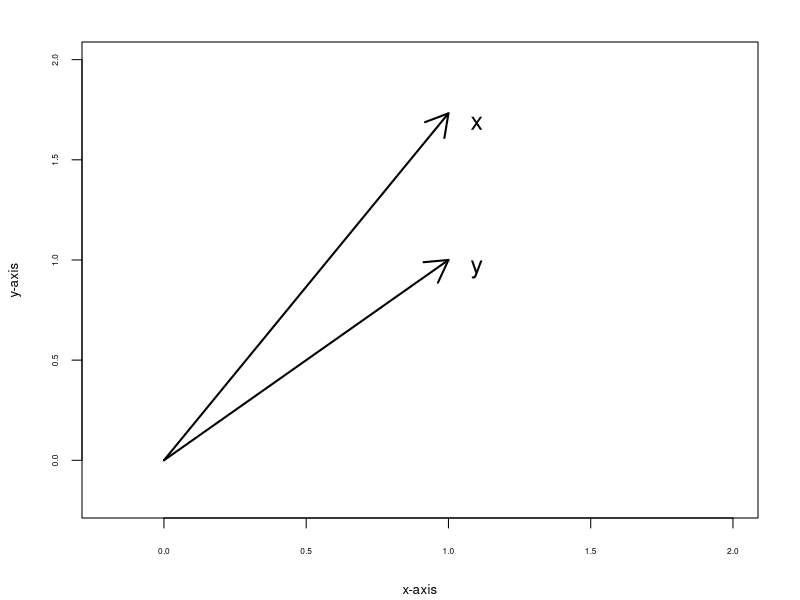
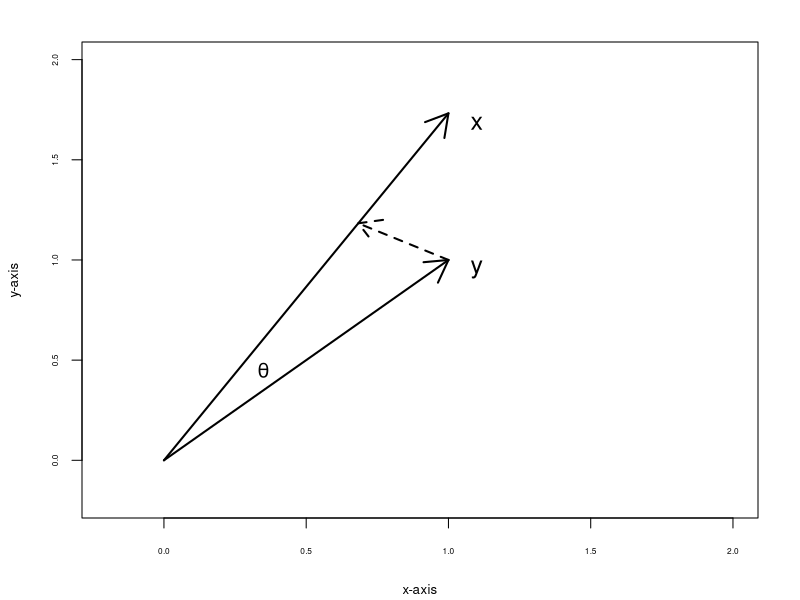
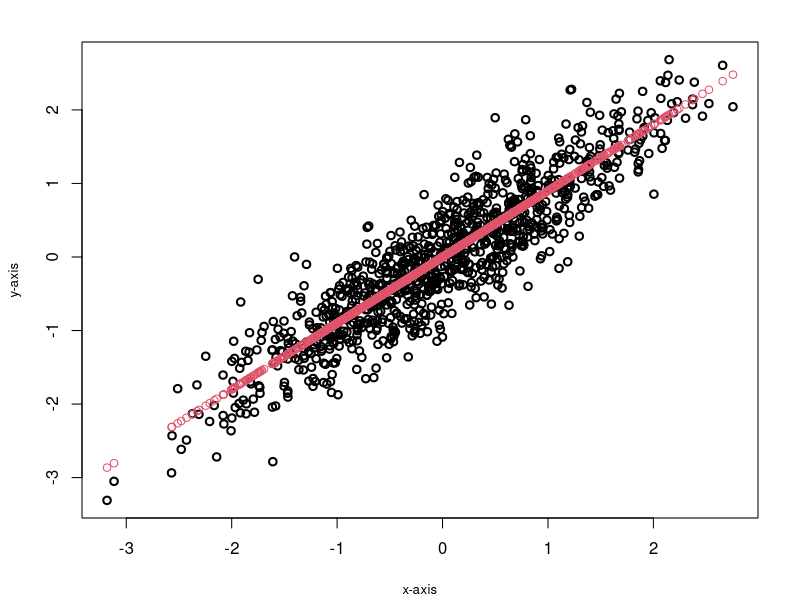
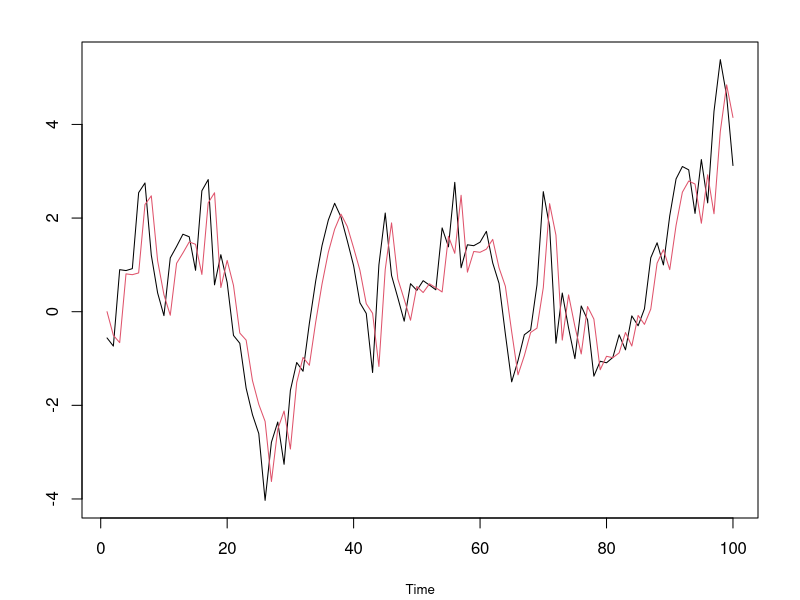
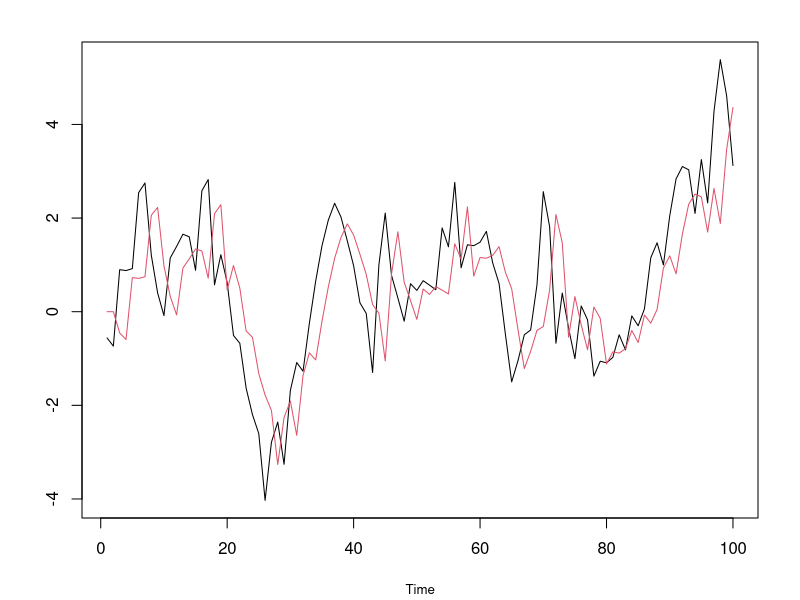
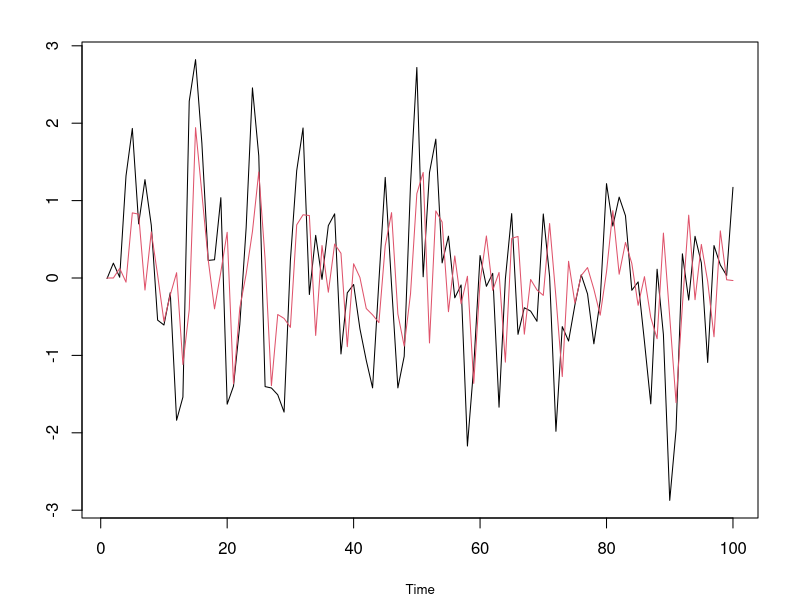
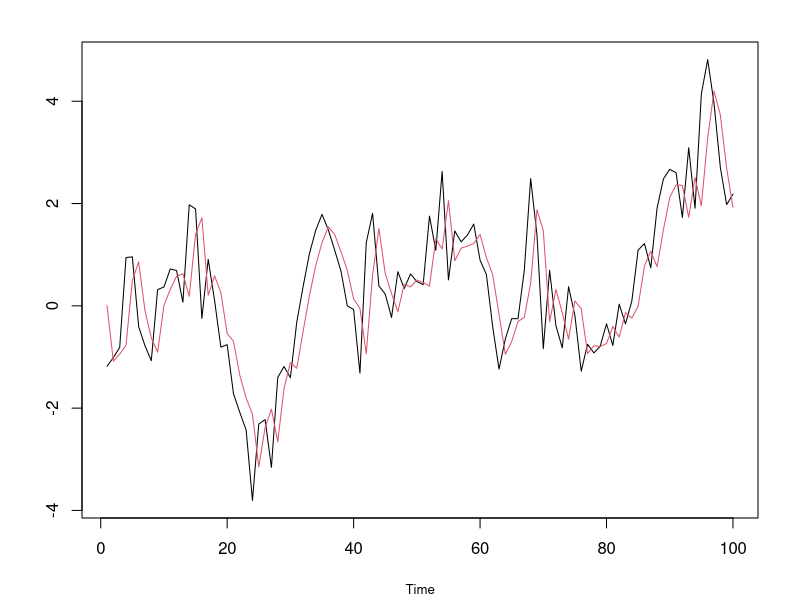
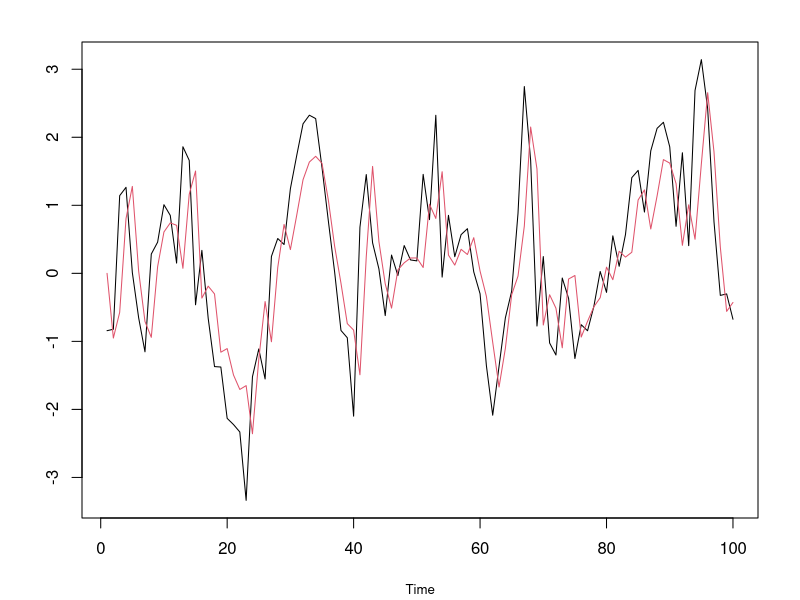

The R source for these figures, in order:
## ---- chunk 1
knitr::opts_knit$set(root.dir = "Data")
## ---- chunk 2
x <- c(1,1)
y <- c(1,sqrt(3))
  
par(mar=c(4,4,2,2)+0.1,cex.lab=.8)
plot(NA,xlim=c(-.2,2),ylim=c(-.2,2),xlab="x-axis",ylab="y-axis",yaxt="n",xaxt="n")
axis(1,cex.axis=.5)
axis(2,cex.axis=.5)
x0 <- c(0,0,1,sqrt(3))
y0 <- c(0,0,1,1)
arrows(x0[1],x0[2],x0[3],x0[4],col=1,lwd=2)
arrows(y0[1],y0[2],y0[3],y0[4],col=1,lwd=2)
text(1.1,sqrt(3)-.05,"x",cex=1.5)
text(1.1,.95,"y",cex=1.5)
## ---- chunk 3
par(mar=c(4,4,2,2)+0.1,cex.lab=.8)
plot(NA, xlim=c(-.2,2), ylim=c(-.2,2),xlab="x-axis",ylab="y-axis",yaxt="n",xaxt="n")
axis(1,cex.axis=.5)
axis(2,cex.axis=.5)
x0 <- c(0,0,1,sqrt(3))
y0 <- c(0,0,1,1)
arrows(x0[1],x0[2],x0[3],x0[4],col=1,lwd=2)
arrows(y0[1],y0[2],y0[3],y0[4],col=1,lwd=2)
text(1.1,sqrt(3)-.05,"x",cex=1.5)
text(1.1,.95,"y",cex=1.5)
x <- c(1,sqrt(3))
y <- c(1,1)
dot <- sum(x*y)
proj <- (dot/sum(x^2))*x
z0 <- c(0,0,proj[1],proj[2])
#arrows(z0[1],z0[2],z0[3],z0[4],col=1,lwd=2)
w0 <- c(1,1,proj[1],proj[2])
arrows(w0[1],w0[2],w0[3],w0[4],lwd=2,lty=2)
text(.35,.45,expression(theta),cex=1.2,col=1)
## ---- chunk 4
rho <- .9
mat <- matrix(c(1,rho,0,sqrt(1-rho^2)),2,2)
z <- rnorm(2000)
x <- mat %*% matrix(z,2,1000)
plot(x=x[1,],y=x[2,],xlab="x-axis",ylab="y-axis",axes=TRUE,lwd=2)
proj <- rho*x[1,]
points(x=x[1,],y=proj,col=2)
## ---- chunk 5
print(var(proj-x[2,]))
print(1 - rho^2)
## ---- chunk 6
set.seed(123)
n <- 100
z <- rnorm(n)
x <- rep(0,n)
xhat <- rep(0,n)
phi <- .9
x0 <- 0
x[1] <- x0 + z[1]
for(t in 2:n) 
{
  x[t] <- phi*x[t-1] + z[t] 
  xhat[t] <- phi*x[t-1]
}
plot(ts(x),xlab="Time",ylab="")
lines(ts(xhat),col=2)
## ---- chunk 7
set.seed(123)
n <- 100
z <- rnorm(n)
x <- rep(0,n)
xhat <- rep(0,n)
phi <- .9
x0 <- 0
x[1] <- x0 + z[1]
x[2] <- phi*x[1] + z[2]
for(t in 3:n) 
{
  x[t] <- phi*x[t-1] + z[t] 
  xhat[t] <- phi^2*x[t-2]
}
plot(ts(x),xlab="Time",ylab="")
lines(ts(xhat),col=2)
## ---- chunk 8
set.seed(777)
n <- 100
z <- rnorm(n+1)		# Gaussian input
theta <- .8
x <- z[-1] + theta*z[-(n+1)]
xhat <- rep(0,n)
phi1 <- (1+theta^2)*theta/(1+theta^2+theta^4)
phi2 <- -theta^2/(1+theta^2+theta^4)
for(t in 3:n)
{
  xhat[t] <- phi1*x[t-1] + phi2*x[t-2]
}
plot(ts(x),xlab="Time",ylab="",main="")
lines(ts(xhat),col=2)
## ---- chunk 9
set.seed(123)
n <- 100
phi <- c(.7,.2)
sigma <- 1
Phi <- rbind(phi,c(1,0))
Sigma <- rbind(c(sigma^2,0),c(0,0))
Gam.0 <- solve(diag(4) - Phi %x% Phi,matrix(Sigma,ncol=1))
Gam.0 <- matrix(Gam.0,nrow=2)
Gam.half <- t(chol(Gam.0))
x0 <- Gam.half %*% rnorm(2)
z <- rnorm(n)
xvec <- matrix(0,nrow=2,ncol=n)
xhat <- rep(0,n)
xvec[,1] <- x0 
for(t in 2:n) 
{
  xvec[,t] <- Phi %*% xvec[,t-1] + c(z[t],0)
  xhat[t] <- sum(phi*xvec[,t-1])
}
plot(ts(xvec[1,]),xlab="Time",ylab="")
lines(ts(xhat),col=2)
## ---- chunk 10
set.seed(123)
n <- 100
phi <- c(.7,.2,-.2)
sigma <- 1
Phi <- rbind(phi,c(1,0,0),c(0,1,0))
Mod(eigen(Phi)$values)
Sigma <- rbind(c(sigma^2,0,0),c(0,0,0),c(0,0,0))
Gam.0 <- solve(diag(9) - Phi %x% Phi,matrix(Sigma,ncol=1))
Gam.0 <- matrix(Gam.0,nrow=3)
Gam.half <- t(chol(Gam.0))
x0 <- Gam.half %*% rnorm(3)
z <- rnorm(n)
xvec <- matrix(0,nrow=3,ncol=n)
xhat <- rep(0,n)
xvec[,1] <- x0 
for(t in 2:n) 
{
  xvec[,t] <- Phi %*% xvec[,t-1] + c(z[t],0,0)
  xhat[t] <- sum(phi*xvec[,t-1])
}
plot(ts(xvec[1,]),xlab="Time",ylab="")
lines(ts(xhat),col=2)
## ---- chunk 11
snr <- 1
phi <- .7
gamma <- snr*phi^{seq(0,20)}/(1-phi^2)
gamma[1] <- gamma[1] + 1
par(oma=c(2,0,0,0),mar=c(2,4,2,2)+0.1,mfrow=c(2,1),cex.lab=.8)
plot(ts(gamma),xlab="",ylab="Acf",yaxt="n",xaxt="n",type="h")
axis(1,cex.axis=.5)
axis(2,cex.axis=.5)

snr <- .1
phi <- .7
gamma <- snr*phi^{seq(0,20)}/(1-phi^2)
gamma[1] <- gamma[1] + 1
plot(ts(gamma),xlab="",ylab="Acf",yaxt="n",xaxt="n",type="h")
axis(1,cex.axis=.5)
axis(2,cex.axis=.5)
mtext(text="Time",side=1,line=1,outer=TRUE)
## ---- chunk 12
snr <- 1
w <- rnorm(100)
e <- rnorm(100,sd=sqrt(snr))
z <- rep(0,100)
phi <- .7
z0 <- rnorm(1,sd=sqrt(snr))/sqrt(1-phi^2)
z[1] <- phi*z0 + e[1]
for(t in 2:100) { z[t] <- phi*z[t-1] + e[t] }
x <- z + w
par(oma=c(2,0,0,0),mar=c(2,4,2,2)+0.1,mfrow=c(2,1),cex.lab=.8)
plot(ts(x),xlab="",ylab="",yaxt="n",xaxt="n")
axis(1,cex.axis=.5)
axis(2,cex.axis=.5)

snr <- .1
w <- rnorm(100)
e <- rnorm(100,sd=sqrt(snr))
z <- rep(0,100)
phi <- .7
z0 <- rnorm(1,sd=sqrt(snr))/sqrt(1-phi^2)
z[1] <- phi*z0 + e[1]
for(t in 2:100) { z[t] <- phi*z[t-1] + e[t] }
x <- z + w
plot(ts(x),xlab="",ylab="",yaxt="n",xaxt="n")
axis(1,cex.axis=.5)
axis(2,cex.axis=.5)
mtext(text="Time",side=1,line=1,outer=TRUE)
## ---- chunk 13
snr <- 1
w <- rnorm(100)
e <- rnorm(100,sd=sqrt(snr))
z <- rep(0,100)
phi <- .7
z0 <- rnorm(1,sd=sqrt(snr))/sqrt(1-phi^2)
z[1] <- phi*z0 + e[1]
for(t in 2:100) { z[t] <- phi*z[t-1] + e[t] }
x <- z + w
gamma <- snr*phi^{seq(0,99)}/(1-phi^2)
gamma[1] <- gamma[1] + 1
zhat <- x - solve(toeplitz(gamma),x)
par(oma=c(2,0,0,0),mar=c(2,4,2,2)+0.1,mfrow=c(2,1),cex.lab=.8)
plot(ts(x),xlab="",ylab="",col=gray(.8),lwd=2,yaxt="n",xaxt="n")
axis(1,cex.axis=.5)
axis(2,cex.axis=.5)
lines(ts(zhat),lty=2)
lines(ts(z),col=2)

snr <- .1
w <- rnorm(100)
e <- rnorm(100,sd=sqrt(snr))
z <- rep(0,100)
phi <- .7
z0 <- rnorm(1,sd=sqrt(snr))/sqrt(1-phi^2)
z[1] <- phi*z0 + e[1]
for(t in 2:100) { z[t] <- phi*z[t-1] + e[t] }
x <- z + w
gamma <- snr*phi^{seq(0,99)}/(1-phi^2)
gamma[1] <- gamma[1] + 1
zhat <- x - solve(toeplitz(gamma),x)
plot(ts(x),xlab="",ylab="",col=gray(.8),lwd=2,yaxt="n",xaxt="n")
axis(1,cex.axis=.5)
axis(2,cex.axis=.5)
lines(ts(zhat),lty=2)
lines(ts(z),col=2)
mtext(text="Time",side=1,line=1,outer=TRUE)
## ---- chunk 14
phi <- .9
e <- rnorm(100,sd=1)
x <- rep(0,100)
x0 <- rnorm(1,sd=1)/sqrt(1-phi^2)
x[1] <- phi*x0 + e[1]
for(t in 2:100) { x[t] <- phi*x[t-1] + e[t] }
x.val <- x[50]
x[50] <- NA
xhat <- (phi/(1+phi^2))*(x[49]+x[51])
plot(ts(x),ylab="")
points(ts(c(rep(NA,49),xhat,rep(NA,50))),col=2,pch=19)
points(ts(c(rep(NA,49),x.val,rep(NA,50))),col=3,pch=22)
